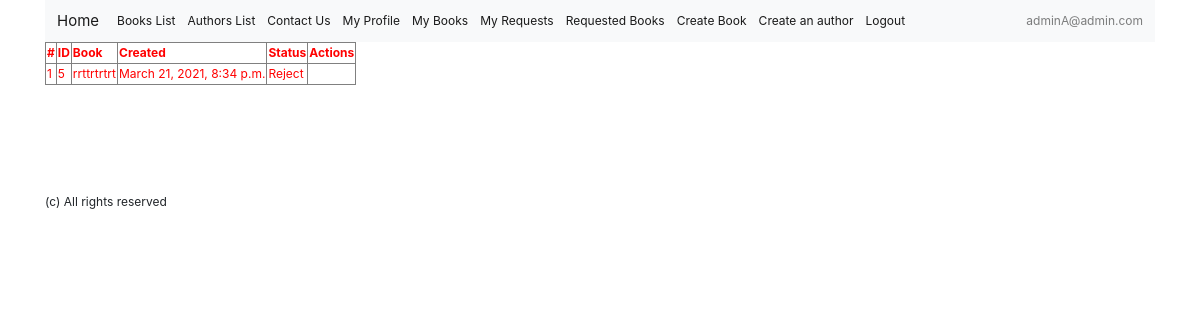
/books/list/my-requested-books/ (signed in), run on an earlier commit of the app's database.
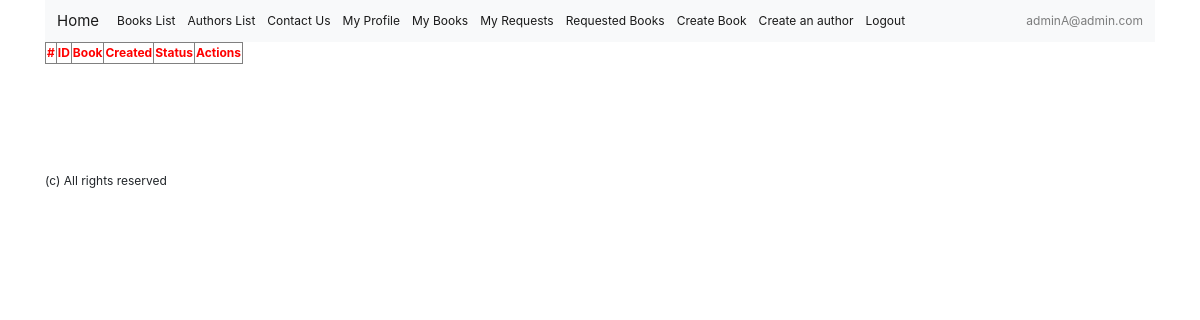
And on a later commit of the database.
### books/models.py (models this page shows)
class RequestBook(models.Model):
    book = models.ForeignKey(Book, on_delete=models.CASCADE)
    recipient = models.ForeignKey('accounts.User', on_delete=models.CASCADE)
    created = models.DateTimeField(auto_now_add=True)
    status = models.PositiveSmallIntegerField(choices=mch.REQUEST_STATUSES)

class Book(models.Model):
    cover = models.FileField(null=True, default=None, upload_to=book_upload_cover)
    title = models.CharField(max_length=128)
    publish_year = models.PositiveIntegerField()
    review = models.CharField(max_length=512)
    condition = models.PositiveSmallIntegerField()
    category = models.ForeignKey(Category, on_delete=models.SET_NULL, null=True, default=None)
    user = models.ForeignKey('accounts.User', on_delete=models.CASCADE,
                             null=True, default=None)
    author = models.ForeignKey(Author, on_delete=models.SET_NULL,
                               null=True, default=None)

### books/views.py (the view)
# urls.py: path('list/my-requested-books/', views.MyRequestedBooks.as_view(), name='my-requested-books'),
class MyRequestedBooks(LoginRequiredMixin, ListView):
    queryset = RequestBook.objects.all()
    def get_queryset(self):
        queryset = super().get_queryset()
        return queryset.filter(recipient=self.request.user)

### books/context_processor.py (called while the page is built)
def model_choices_context(request):
    return {
        'mch': mch,
    }

### books/templates/books/requestbook_list.html (shortened to what this page needs)
{% extends 'base.html' %}
{% block content %}
    <table border="1" style="color: red;">
        <tr>
            <th>#</th>
            <th>ID</th>
            <th>Book</th>
            <th>Created</th>
            <th>Status</th>
            <th>Actions</th>
        </tr>
        {% for object in object_list %}
            <tr>
                <td>{{ forloop.counter }}</td>
                <td>{{ object.id }}</td>
                <td>{{ object.book.title }}</td>
                <td>{{ object.created }}</td>
                <td>{{ object.get_status_display }}</td>
                <td>
                </td>
            </tr>
        {% endfor %}
    </table>
{% endblock content %}

What changed in the data, as far as the page shows it:
removed RequestBook: id "5", book "rrttrtrtrt", created "March 21, 2021, 8:34 p.m.", status "Reject"
